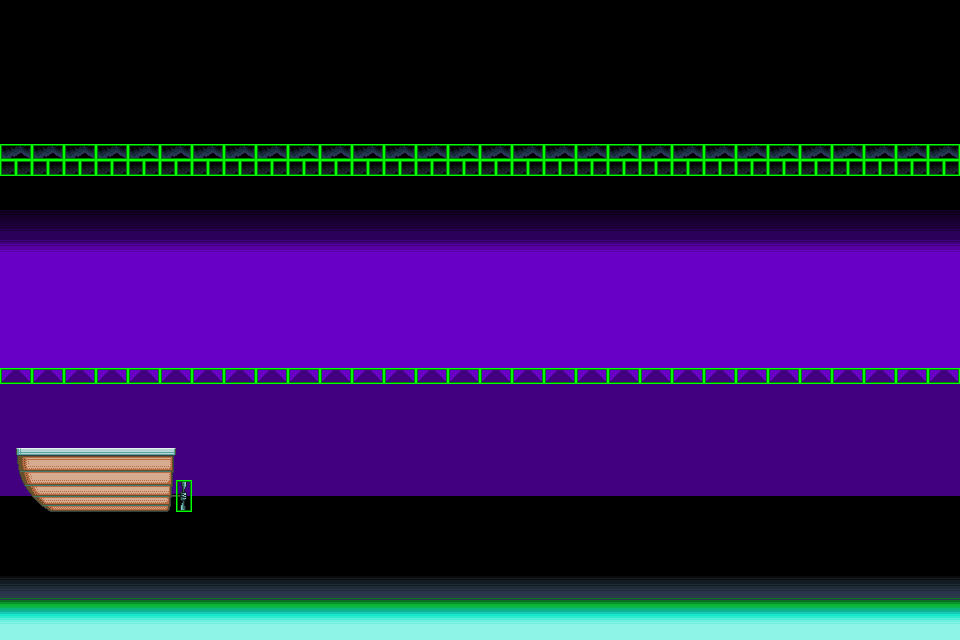

The image is a tile-based game level rendered from a .tmx file. Its description and source (layers, tilesets, objects; grid data summarised) follow:
An orthogonal 60x40 tile map with 16x16 px tiles, 4 tile layers (event, back, center, front), 2 tilesets.

<map version="1.0" orientation="orthogonal" renderorder="right-down" width="60" height="40" tilewidth="16" tileheight="16">
 <tileset firstgid="1" name="common" tilewidth="16" tileheight="16">
  <image source="common.png" trans="ffffff" width="1024" height="1024" />
 </tileset>
 <tileset firstgid="4097" name="map_a" tilewidth="16" tileheight="16">
  <image source="map_a.png" trans="ffffff" width="1024" height="1024" />
 </tileset>
 <layer name="event" width="60" height="40">
  <data>[2400 cells, 92 non-empty, 8 distinct tile ids]</data>
 </layer>
 <layer name="back" width="60" height="40">
  <data>[2400 cells, 2400 non-empty, 15 distinct tile ids]</data>
 </layer>
 <layer name="center" width="60" height="40">
  <data>[2400 cells, 41 non-empty, 41 distinct tile ids]</data>
 </layer>
 <layer name="front" width="60" height="40">
  <data>[2400 cells, 120 non-empty, 1 distinct tile ids]</data>
 </layer>
</map>
